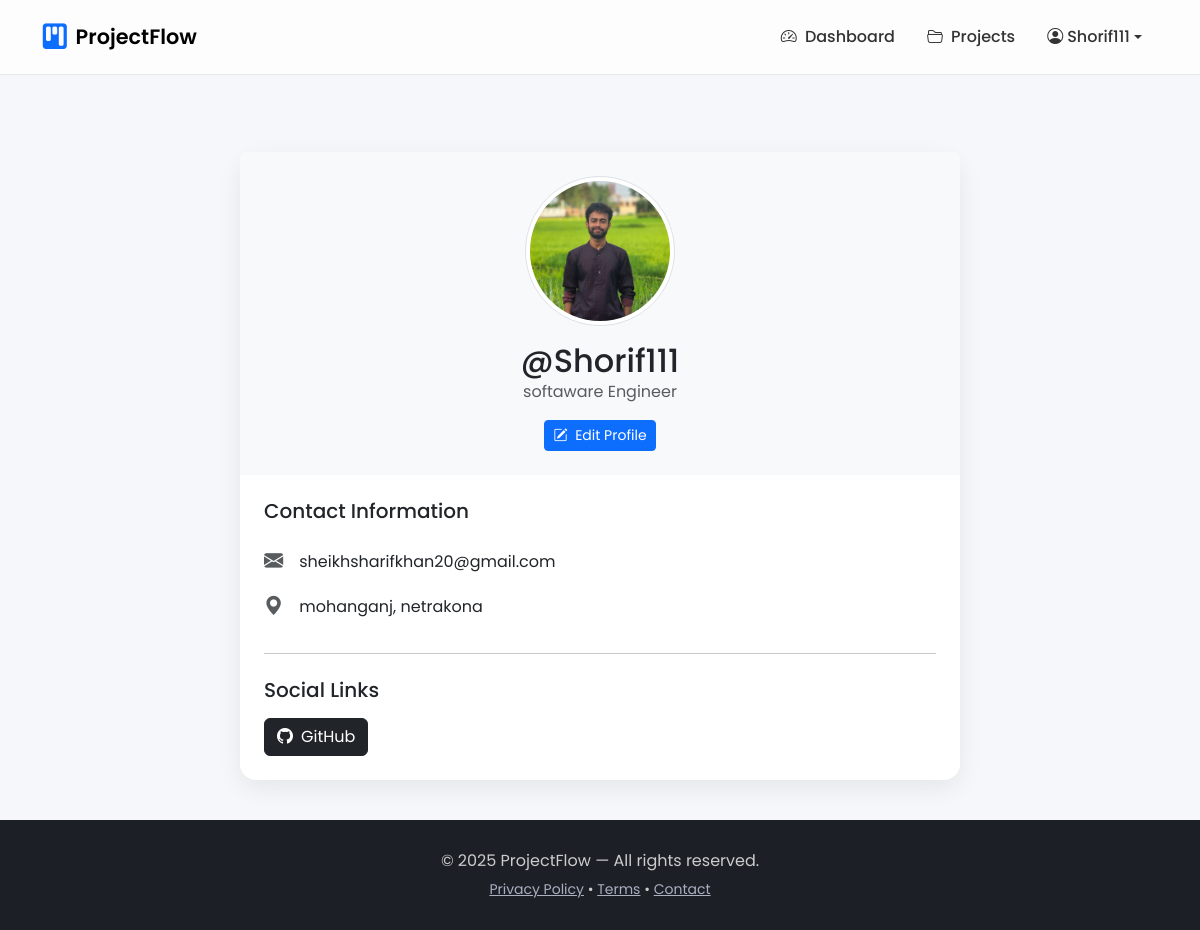
/profile/ (signed in), run on the app's committed database.
### PM/models.py (models this page shows, shortened)
class Profile(models.Model):
    user = models.OneToOneField(User, on_delete=models.CASCADE, related_name="profile")
    avatar = models.ImageField(upload_to="avatars/", default="avatars/default.png", blank=True)
    github = models.URLField(blank=True, null=True)
    linkedin = models.URLField(blank=True, null=True)
    address = models.CharField(max_length=255, blank=True, null=True)
    occupation = models.CharField(max_length=120, blank=True)

### PM/views.py (the view)
# urls.py: path('profile/', views.profile_view, name='profile'),
@login_required
def profile_view(request):
    profile, created = Profile.objects.get_or_create(user=request.user)
    return render(request, "profile.html", {"profile": profile})

### PM/templates/profile.html (shortened to what this page needs)
{% extends 'base.html' %}
{% block content %}
<div class="container">
    <div class="row justify-content-center">
        <div class="col-lg-8">
            <div class="content-card p-0">
                <div class="p-4 bg-light text-center rounded-top">
                    <img src="{{ profile.avatar.url }}"
                         class="rounded-circle img-thumbnail mb-3"
                         alt="Profile Picture"
                         style="width: 150px; height: 150px; object-fit: cover;">
                    <h2 class="mb-0">@{{ profile.user.username }}</h2>
                    <p class="text-muted mb-3">{{ profile.occupation|default:'No occupation set' }}</p>
                    <a href="{% url 'profile_edit' %}" class="btn btn-primary btn-sm">
                        <i class="bi bi-pencil-square me-1"></i> Edit Profile
                    </a>
                </div>
                <div class="p-4">
                    <h5 class="mb-3">Contact Information</h5>
                    <ul class="list-group list-group-flush">
                        <li class="list-group-item d-flex align-items-center border-0 px-0">
                            <i class="bi bi-envelope-fill text-muted me-3" style="font-size: 1.2rem;"></i>
                            <span>{{ profile.user.email }}</span>
                        </li>
                        <li class="list-group-item d-flex align-items-center border-0 px-0">
                            <i class="bi bi-geo-alt-fill text-muted me-3" style="font-size: 1.2rem;"></i>
                            <span>{{ profile.address|default:'No address provided' }}</span>
                        </li>
                    </ul>
                    <hr class="my-4">
                    <h5 class="mb-3">Social Links</h5>
                    <div class="d-flex gap-2">
                        {% if profile.github %}
                            <a href="{{ profile.github }}" target="_blank" class="btn btn-dark d-inline-flex align-items-center">
                                <i class="bi bi-github me-2"></i> GitHub
                            </a>
                        {% endif %}
                    </div>
                </div>
            </div>
        </div>
    </div>
</div>
{% endblock %}

### PM/templates/base.html (shortened to what this page needs)
{% load static %}
{% load crispy_forms_tags %}
<!DOCTYPE html>
<html lang="en">
<head>
    <link href="https://cdn.jsdelivr.net/npm/bootstrap@5.3.3/dist/css/bootstrap.min.css" rel="stylesheet">
    <link rel="stylesheet" href="https://cdn.jsdelivr.net/npm/bootstrap-icons@1.11.3/font/bootstrap-icons.min.css">
</head>
<body>
    <nav class="navbar navbar-expand-lg fixed-top">
        <div class="container">
            <a class="navbar-brand d-flex align-items-center" href="{% url 'home' %}">
                <i class="bi bi-kanban-fill text-primary me-2" style="font-size:1.6rem"></i>
                ProjectFlow
            </a>
            <div class="collapse navbar-collapse" id="navbarNav">
                <ul class="navbar-nav ms-auto align-items-center">
                    {% if user.is_authenticated %}
                        <li class="nav-item"><a class="nav-link" href="{% url 'dashboard' %}">
                            <i class="bi bi-speedometer2 me-1"></i> Dashboard</a>
                        </li>
                        <li class="nav-item"><a class="nav-link" href="{% url 'project_list' %}">
                            <i class="bi bi-folder2-open me-1"></i> Projects</a>
                        </li>
                        <li class="nav-item dropdown">
                            <a class="nav-link dropdown-toggle d-flex align-items-center" href="#"
                               data-bs-toggle="dropdown">
                                <i class="bi bi-person-circle me-1"></i>
                                {{ user.username|default:'User' }}
                            </a>
                        </li>
                    {% endif %}
                </ul>
            </div>
        </div>
    </nav>
<main class="main-content container" style="padding-top: 7rem;">
    {% block content %}
    {% endblock %}
</main>
    <footer class="footer mt-auto">
        <div class="container text-center">
            <p class="mb-1">© {% now "Y" %} ProjectFlow — All rights reserved.</p>
            <small>
                <a href="#">Privacy Policy</a> •
                <a href="#">Terms</a> •
                <a href="#">Contact</a>
            </small>
        </div>
    </footer>
</body>
</html>

### PM/templates/base.html (style rules this page uses)
body { font-family: 'Poppins', sans-serif; background: #f5f7fb; min-height: 100vh; display: flex; flex-direction: column; }
.navbar { backdrop-filter: blur(12px); background: rgba(255, 255, 255, 0.75); border-bottom: 1px solid rgba(0, 0, 0, 0.08); padding-top: 0.8rem; padding-bottom: 0.8rem; }
.navbar-brand { font-weight: 600; font-size: 1.3rem; }
.nav-link { font-weight: 500; color: #333 !important; padding: 0.6rem 1rem !important; }
.content-card { background: #fff; padding: 2rem; border-radius: 1rem; box-shadow: 0 8px 24px rgba(0, 0, 0, 0.07); margin-top: 2.5rem; margin-bottom: 2.5rem; }
.footer { background: #1d1f27; padding: 1.8rem 0; color: #ccc; }
.footer a { color: #aab0c0; transition: 0.2s; }

### data on the page
Profile: avatar (picture), user.username "Shorif111", occupation "softaware Engineer", user.email "sheikhsharifkhan20@gmail.com", address "mohanganj, netrakona"

### other printed values
{{ user.username|default:'User' }} "Shorif111"
